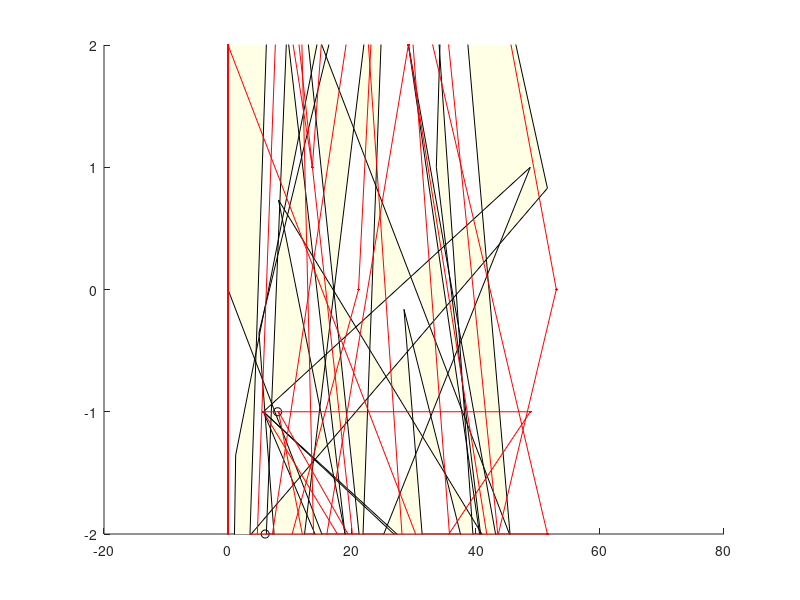

MATLAB code for this plot: (Note: this script raises an error after producing the figure.)
clear all

X = load('data.txt');

Xtrain = X(:,1:2);
Xtest = X(:,3:4);
sigma = sqrt(X(:,5));

Xtrain(5:end,:) = [];

%%

figure(1)
clf
hold on
fill([Xtest(:,1); flipud(Xtest(:,1))],[Xtest(:,2)+sigma; flipud(Xtest(:,2)-sigma)],[1 1 0.9]);
plot(Xtrain(:,1),Xtrain(:,2),'ok');
plot(Xtest(:,1),Xtest(:,2),'.-r');
hold off
ylim([-2 2]);


%%

% gprMdl = fitrgp(Xtrain(:,1),Xtrain(:,2),'Basis','linear','FitMethod','exact','PredictMethod','exact');
gprMdl = fitrgp(Xtrain(:,1),Xtrain(:,2),'KernelFunction','squaredexponential','OptimizeHyperparameters','auto','HyperparameterOptimizationOptions', struct('AcquisitionFunctionName','expected-improvement-plus'));
% gprMdl = fitrgp(Xtrain(:,1),Xtrain(:,2),'Basis','constant','FitMethod','exact','PredictMethod','exact','KernelFunction','ardsquaredexponential','KernelParameters',[1.0520;0.0375],'Sigma',0.2,'Standardize',1);

[mu_ml, sigma_ml] = predict(gprMdl, Xtest(:,1));

figure(2)
clf
hold on
fill([Xtest(:,1); flipud(Xtest(:,1))],[mu_ml+sigma_ml; flipud(mu_ml-sigma_ml)],[1 1 0.9]);
plot(Xtrain(:,1),Xtrain(:,2),'ok');
plot(Xtest(:,1),mu_ml,'.-b');
hold off
ylim([-2 2]);

figure(1)
hold on
plot(Xtest(:,1),mu_ml,'.-b');
hold off